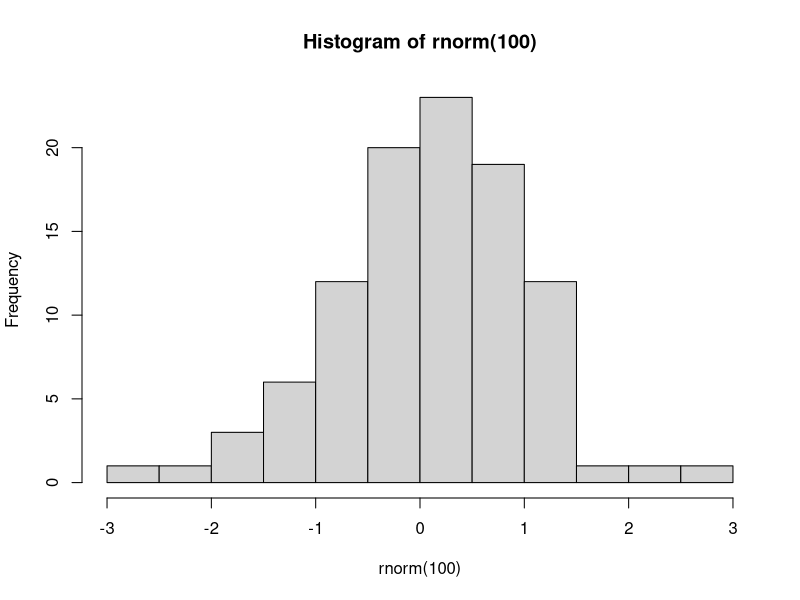

The R source for this figure:
## ---- chunk 1

hist(rnorm(100))

## ---- chunk 2

library(dplyr)

  group_by(mtcars, am) |>
    summarize(avg_wt = mean(wt))

